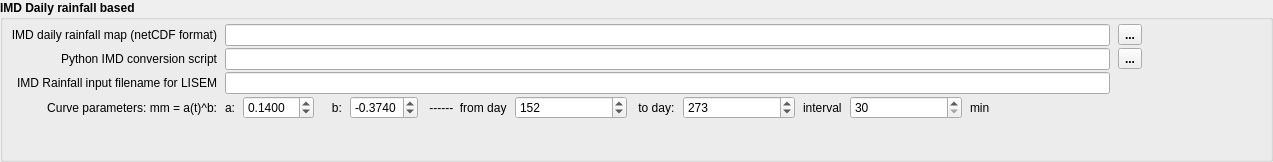
          <widget class="QGroupBox" name="groupBox_dailyraindata">
           <property name="geometry">
            <rect>
             <x>10</x>
             <y>180</y>
             <width>1273</width>
             <height>162</height>
            </rect>
           </property>
           <property name="font">
            <font>
             <pointsize>9</pointsize>
             <bold>true</bold>
            </font>
           </property>
           <property name="title">
            <string>IMD Daily rainfall based</string>
           </property>
           <layout class="QGridLayout" name="gridLayout_8">
            <property name="leftMargin">
             <number>8</number>
            </property>
            <property name="topMargin">
             <number>4</number>
            </property>
            <property name="rightMargin">
             <number>8</number>
            </property>
            <property name="bottomMargin">
             <number>4</number>
            </property>
            <property name="horizontalSpacing">
             <number>8</number>
            </property>
            <property name="verticalSpacing">
             <number>2</number>
            </property>
            <item row="3" column="9">
             <widget class="QLabel" name="label_60">
              <property name="sizePolicy">
               <sizepolicy hsizetype="Fixed" vsizetype="Preferred">
                <horstretch>0</horstretch>
                <verstretch>0</verstretch>
               </sizepolicy>
              </property>
              <property name="font">
               <font>
                <pointsize>9</pointsize>
                <bold>false</bold>
               </font>
              </property>
              <property name="text">
               <string>interval</string>
              </property>
             </widget>
            </item>
            <item row="3" column="0">
             <widget class="QLabel" name="label_50">
              <property name="font">
               <font>
                <pointsize>9</pointsize>
                <bold>false</bold>
               </font>
              </property>
              <property name="text">
               <string>Curve parameters: mm = a(t)^b:</string>
              </property>
              <property name="alignment">
               <set>Qt::AlignRight|Qt::AlignTrailing|Qt::AlignVCenter</set>
              </property>
             </widget>
            </item>
            <item row="3" column="4">
             <widget class="QDoubleSpinBox" name="spin_dailyB">
              <property name="sizePolicy">
               <sizepolicy hsizetype="Fixed" vsizetype="Fixed">
                <horstretch>0</horstretch>
                <verstretch>0</verstretch>
               </sizepolicy>
              </property>
              <property name="font">
               <font>
                <pointsize>9</pointsize>
                <bold>false</bold>
               </font>
              </property>
              <property name="decimals">
               <number>4</number>
              </property>
              <property name="minimum">
               <double>-1.000000000000000</double>
              </property>
              <property name="maximum">
               <double>1.000000000000000</double>
              </property>
              <property name="singleStep">
               <double>0.000100000000000</double>
              </property>
              <property name="value">
               <double>-0.374000000000000</double>
              </property>
             </widget>
            </item>
            <item row="0" column="0">
             <widget class="QLabel" name="label_47">
              <property name="sizePolicy">
               <sizepolicy hsizetype="Preferred" vsizetype="Preferred">
                <horstretch>0</horstretch>
                <verstretch>0</verstretch>
               </sizepolicy>
              </property>
              <property name="font">
               <font>
                <pointsize>9</pointsize>
                <bold>false</bold>
               </font>
              </property>
              <property name="text">
               <string>IMD daily rainfall map (netCDF format)</string>
              </property>
              <property name="alignment">
               <set>Qt::AlignRight|Qt::AlignTrailing|Qt::AlignVCenter</set>
              </property>
             </widget>
            </item>
            <item row="3" column="12" colspan="3">
             <spacer name="horizontalSpacer">
              <property name="orientation">
               <enum>Qt::Horizontal</enum>
              </property>
              <property name="sizeHint" stdset="0">
               <size>
                <width>40</width>
                <height>20</height>
               </size>
              </property>
             </spacer>
            </item>
            <item row="3" column="8">
             <widget class="QSpinBox" name="spin_dayn">
              <property name="font">
               <font>
                <pointsize>9</pointsize>
                <bold>false</bold>
               </font>
              </property>
              <property name="minimum">
               <number>1</number>
              </property>
              <property name="maximum">
               <number>365</number>
              </property>
              <property name="value">
               <number>273</number>
              </property>
             </widget>
            </item>
            <item row="2" column="0">
             <widget class="QLabel" name="label_55">
              <property name="font">
               <font>
                <pointsize>9</pointsize>
                <bold>false</bold>
               </font>
              </property>
              <property name="text">
               <string>IMD Rainfall input filename for LISEM</string>
              </property>
              <property name="alignment">
               <set>Qt::AlignRight|Qt::AlignTrailing|Qt::AlignVCenter</set>
              </property>
             </widget>
            </item>
            <item row="3" column="10">
             <widget class="QSpinBox" name="spin_30min">
              <property name="font">
               <font>
                <pointsize>9</pointsize>
                <bold>false</bold>
               </font>
              </property>
              <property name="minimum">
               <number>30</number>
              </property>
              <property name="maximum">
               <number>60</number>
              </property>
              <property name="singleStep">
               <number>30</number>
              </property>
             </widget>
            </item>
            <item row="3" column="2">
             <widget class="QDoubleSpinBox" name="spin_dailyA">
              <property name="sizePolicy">
               <sizepolicy hsizetype="Fixed" vsizetype="Fixed">
                <horstretch>0</horstretch>
                <verstretch>0</verstretch>
               </sizepolicy>
              </property>
              <property name="font">
               <font>
                <pointsize>9</pointsize>
                <bold>false</bold>
               </font>
              </property>
              <property name="decimals">
               <number>4</number>
              </property>
              <property name="singleStep">
               <double>0.000100000000000</double>
              </property>
              <property name="value">
               <double>0.140000000000000</double>
              </property>
             </widget>
            </item>
            <item row="3" column="6">
             <widget class="QSpinBox" name="spin_day0">
              <property name="font">
               <font>
                <pointsize>9</pointsize>
                <bold>false</bold>
               </font>
              </property>
              <property name="minimum">
               <number>1</number>
              </property>
              <property name="maximum">
               <number>366</number>
              </property>
              <property name="value">
               <number>152</number>
              </property>
              <property name="displayIntegerBase">
               <number>10</number>
              </property>
             </widget>
            </item>
            <item row="4" column="14">
             <widget class="QLabel" name="label_49">
              <property name="font">
               <font>
                <pointsize>9</pointsize>
                <bold>false</bold>
               </font>
              </property>
              <property name="text">
               <string/>
              </property>
             </widget>
            </item>
            <item row="3" column="1">
             <widget class="QLabel" name="label_58">
              <property name="sizePolicy">
               <sizepolicy hsizetype="Fixed" vsizetype="Preferred">
                <horstretch>0</horstretch>
                <verstretch>0</verstretch>
               </sizepolicy>
              </property>
              <property name="font">
               <font>
                <pointsize>9</pointsize>
                <bold>false</bold>
               </font>
              </property>
              <property name="text">
               <string>a:</string>
              </property>
             </widget>
            </item>
            <item row="3" column="3">
             <widget class="QLabel" name="label_52">
              <property name="sizePolicy">
               <sizepolicy hsizetype="Fixed" vsizetype="Preferred">
                <horstretch>0</horstretch>
                <verstretch>0</verstretch>
               </sizepolicy>
              </property>
              <property name="font">
               <font>
                <pointsize>9</pointsize>
                <bold>false</bold>
               </font>
              </property>
              <property name="text">
               <string>   b:</string>
              </property>
             </widget>
            </item>
            <item row="3" column="7">
             <widget class="QLabel" name="label_59">
              <property name="sizePolicy">
               <sizepolicy hsizetype="Fixed" vsizetype="Preferred">
                <horstretch>0</horstretch>
                <verstretch>0</verstretch>
               </sizepolicy>
              </property>
              <property name="font">
               <font>
                <pointsize>9</pointsize>
                <bold>false</bold>
               </font>
              </property>
              <property name="text">
               <string> to day:</string>
              </property>
             </widget>
            </item>
            <item row="3" column="5">
             <widget class="QLabel" name="label_57">
              <property name="sizePolicy">
               <sizepolicy hsizetype="Fixed" vsizetype="Preferred">
                <horstretch>0</horstretch>
                <verstretch>0</verstretch>
               </sizepolicy>
              </property>
              <property name="font">
               <font>
                <pointsize>9</pointsize>
                <bold>false</bold>
               </font>
              </property>
              <property name="text">
               <string> ------  from day</string>
              </property>
             </widget>
            </item>
            <item row="1" column="0">
             <widget class="QLabel" name="label_56">
              <property name="font">
               <font>
                <pointsize>9</pointsize>
                <bold>false</bold>
               </font>
              </property>
              <property name="text">
               <string>Python IMD conversion script</string>
              </property>
              <property name="alignment">
               <set>Qt::AlignRight|Qt::AlignTrailing|Qt::AlignVCenter</set>
              </property>
             </widget>
            </item>
            <item row="3" column="11">
             <widget class="QLabel" name="label_61">
              <property name="sizePolicy">
               <sizepolicy hsizetype="Fixed" vsizetype="Preferred">
                <horstretch>0</horstretch>
                <verstretch>0</verstretch>
               </sizepolicy>
              </property>
              <property name="font">
               <font>
                <pointsize>9</pointsize>
                <bold>false</bold>
               </font>
              </property>
              <property name="text">
               <string>min</string>
              </property>
             </widget>
            </item>
            <item row="0" column="1" colspan="12">
             <widget class="QLineEdit" name="lineEdit_IDMFilename">
              <property name="sizePolicy">
               <sizepolicy hsizetype="Preferred" vsizetype="Fixed">
                <horstretch>0</horstretch>
                <verstretch>0</verstretch>
               </sizepolicy>
              </property>
              <property name="font">
               <font>
                <pointsize>9</pointsize>
                <bold>false</bold>
               </font>
              </property>
             </widget>
            </item>
            <item row="1" column="1" colspan="12">
             <widget class="QLineEdit" name="lineEdit_IMDpy">
              <property name="font">
               <font>
                <pointsize>9</pointsize>
                <bold>false</bold>
               </font>
              </property>
             </widget>
            </item>
            <item row="2" column="1" colspan="12">
             <widget class="QLineEdit" name="lineEdit_RainFilenameHourIDM">
              <property name="font">
               <font>
                <pointsize>9</pointsize>
                <bold>false</bold>
               </font>
              </property>
             </widget>
            </item>
            <item row="0" column="13">
             <widget class="QToolButton" name="toolButton_dailyRain">
              <property name="text">
               <string>...</string>
              </property>
              <property name="icon">
               <iconset resource="resources/lisemdbase.qrc">
                <normaloff>:/2X/Folder-Open-icon2.png</normaloff>:/2X/Folder-Open-icon2.png</iconset>
              </property>
             </widget>
            </item>
            <item row="1" column="13">
             <widget class="QToolButton" name="IMDpy">
              <property name="text">
               <string>...</string>
              </property>
              <property name="icon">
               <iconset resource="resources/lisemdbase.qrc">
                <normaloff>:/2X/Folder-Open-icon2.png</normaloff>:/2X/Folder-Open-icon2.png</iconset>
              </property>
             </widget>
            </item>
           </layout>
          </widget>
